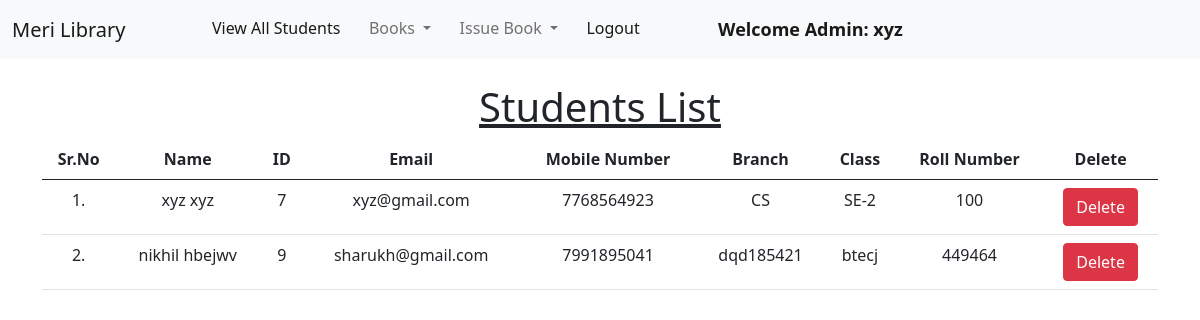
/view_students/ (signed in), run on the app's committed database.
### library/models.py (models this page shows, shortened)
class Student(models.Model):
    user = models.OneToOneField(User, on_delete=models.CASCADE)
    classroom = models.CharField(max_length=10)
    branch = models.CharField(max_length=10)
    roll_no = models.CharField(max_length=3, blank=True)
    phone = models.CharField(max_length=10, blank=True)
    image = models.ImageField(upload_to="", blank=True)

### library/views.py (the view)
# urls.py: path("view_students/", views.view_students, name="view_students"),
@login_required(login_url = '/admin_login')
def view_students(request):
    students = Student.objects.all()
    return render(request, "view_students.html", {'students':students})

### library/templates/view_students.html (shortened to what this page needs)
{% extends 'admin_navbar.html' %}
{% load static %}
{% block body %}
<div class="container mt-4">
    <h1 class="text-center"><u>Students List</u></h1>
    <table class="table table-hover" id="example">
        <thead>
            <tr class="text-center">
                <th>Sr.No</th>
                <th>Name</th>
                <th>ID</th>
                <th>Email</th>
                <th>Mobile Number</th>
                <th>Branch</th>
                <th>Class</th>
                <th>Roll Number</th>
                <th>Delete</th>
            </tr>
        </thead>
        <tbody>
            {% for student in students %}
            <tr class="text-center">
                <td>{{forloop.counter}}.</td>
                <td>{{student.user.get_full_name}}</td>
                <td>{{student.user.id}}</td>
                <td>{{student.user.email}}</td>
                <td>{{student.phone}}</td>
                <td>{{student.branch}}</td>
                <td>{{student.classroom}}</td>
                <td>{{student.roll_no}}</td>
                <td><a href="/delete_student/{{student.id}}/" class="btn btn-danger" onclick="return confirm('Are you sure you want to delete this student?')">Delete</a></td>
            </tr>
            {% endfor %}
        </tbody>
    </table>
    </div>
{% endblock %}

### library/templates/admin_navbar.html (shortened to what this page needs)
<!doctype html>
<html lang="en">
  <head>
    <link href="https://cdn.jsdelivr.net/npm/bootstrap@5.1.0/dist/css/bootstrap.min.css" rel="stylesheet">
    <link rel="stylesheet" href="https://cdn.datatables.net/1.10.25/css/jquery.dataTables.min.css">
    <link rel="stylesheet" href="https://cdn.datatables.net/buttons/1.7.1/css/buttons.dataTables.min.css">
  </head>
  <body>
    <nav class="navbar navbar-expand-lg navbar-light bg-light">
        <div class="container-fluid">
          <a class="navbar-brand" href="#">Meri Library</a>
          <div class="collapse navbar-collapse" id="navbarSupportedContent">
            <ul class="navbar-nav me-auto mb-2 mb-lg-0">
              <li class="nav-item">
                <a class="nav-link active" aria-current="page" href="/view_students/">View All Students</a>
              </li>
              <li class="nav-item dropdown">
                <a class="nav-link dropdown-toggle" href="#" id="navbarDropdown" role="button" data-bs-toggle="dropdown" aria-expanded="false">
                  Books
                </a>
              </li>
              <li class="nav-item dropdown">
                <a class="nav-link dropdown-toggle" href="#" id="navbarDropdown" role="button" data-bs-toggle="dropdown" aria-expanded="false">
                  Issue Book
                </a>
              </li>
              <li class="nav-item">
                <a class="nav-link active" aria-current="page" href="/logout/">Logout</a>
              </li>
              <li class="nav-item">
                <a style="font-weight:600; font-family:'Segoe UI', Tahoma, Geneva, Verdana, sans-serif; font-size: large;" class="nav-link active" href="#">Welcome Admin: {{request.user}}</a>
              </li>
            </ul>
          </div>
        </div>
      </nav>
      {% block body %}
      {% endblock %}
  </body>
</html>

### data on the page
Student: user.get_full_name "xyz xyz", user.id "7", user.email "xyz@gmail.com", phone "7768564923", branch "CS", classroom "SE-2", roll_no "100"
Student: user.get_full_name "nikhil hbejwv", user.id "9", user.email "sharukh@gmail.com", phone "7991895041", branch "dqd185421", classroom "btecj", roll_no "449464"

### other printed values
{{ request.user }} "xyz"
